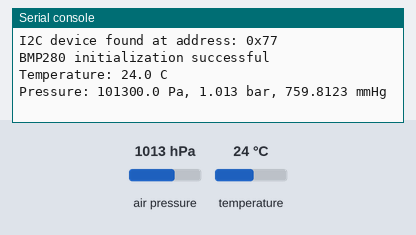
This program was run on a simulated ESP32 board running MicroPython. Parts: the last lines printed to the serial console. Inputs (shaded band) come from the test bench; at power-on: air pressure 1013 hPa, temperature 24 °C.

Above: at 1.2 s.
1.3 s: air pressure set to 952 hPa
At 6.2 s:
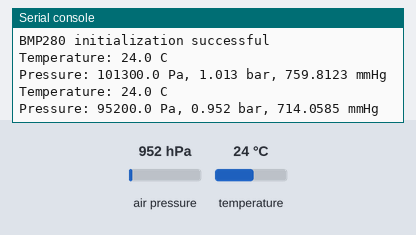
7.3 s: temperature set to 12 °C
At 11.3 s:
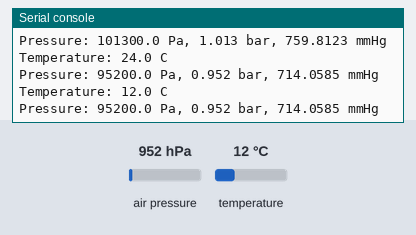
13.3 s: air pressure set to 975 hPa
At 16.3 s:
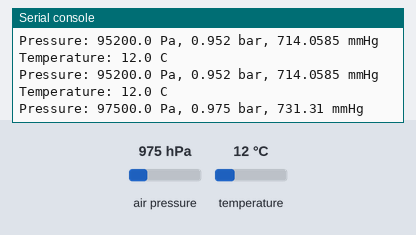
Timing chart, 0 to 17.8 s (numbered marks = the images above; inputs shaded):
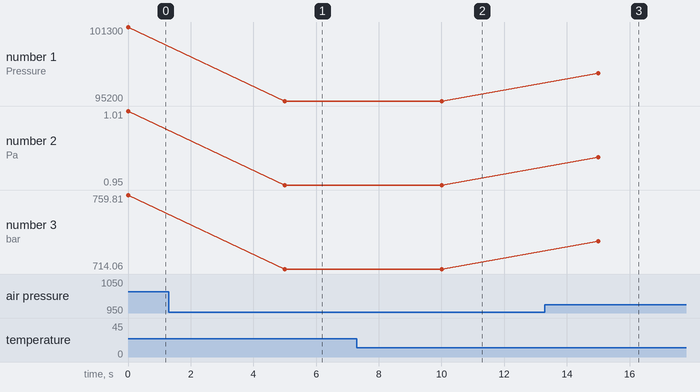

The program:

pressure_sensor_short.py
```python
from machine import I2C, Pin
from bmp280 import *
import time

# Update these based on your board's I2C pins
scl_pin = 5  # D1 on ESP8266, IO5 on ESP32
sda_pin = 4  # D2 on ESP8266, IO4 on ESP32

# Initialize I2C
# ESP8266: i2c = I2C(scl=Pin(scl_pin), sda=Pin(sda_pin), freq=100000)
# ESP32: Use id=0 for hardware I2C on default pins, or specify scl and sda
i2c = I2C(0, scl=Pin(scl_pin), sda=Pin(sda_pin), freq=1000000)

def scan_i2c_bus():
    devices = i2c.scan()
    if devices:
        for device in devices:
            print("I2C device found at address: 0x{:02X}".format(device))
    else:
        print("No I2C devices found")

scan_i2c_bus()

try:
    bmp = BMP280(i2c, addr=0x77, use_case=BMP280_CASE_WEATHER)
    print("BMP280 initialization successful")
except OSError as e:
    print(f"Failed to initialize BMP280: {e}")

while True:
    pressure=bmp.pressure
    p_bar=pressure/100000
    p_mmHg=pressure/133.3224
    temperature=bmp.temperature
    print("Temperature: {} C".format(temperature))
    print("Pressure: {} Pa, {} bar, {} mmHg".format(pressure,p_bar,p_mmHg))
    time.sleep(5)
```

Measured:
- after the input at 1.3 s, the serial console: prints a new line after 3.7 s (image 1)
- after the input at 7.3 s, the serial console: prints a new line after 2.7 s (image 2)
- after the input at 13.3 s, the serial console: prints a new line after 1.7 s (image 3)
- plotted number 1: 101300 → 95200 after the input at 1.3 s, 95200 → 97500 after the input at 13.3 s
- plotted number 2: 1.01 → 0.95 after the input at 1.3 s, 0.95 → 0.97 after the input at 13.3 s
- plotted number 3: 759.81 → 714.06 after the input at 1.3 s, 714.06 → 731.31 after the input at 13.3 s
